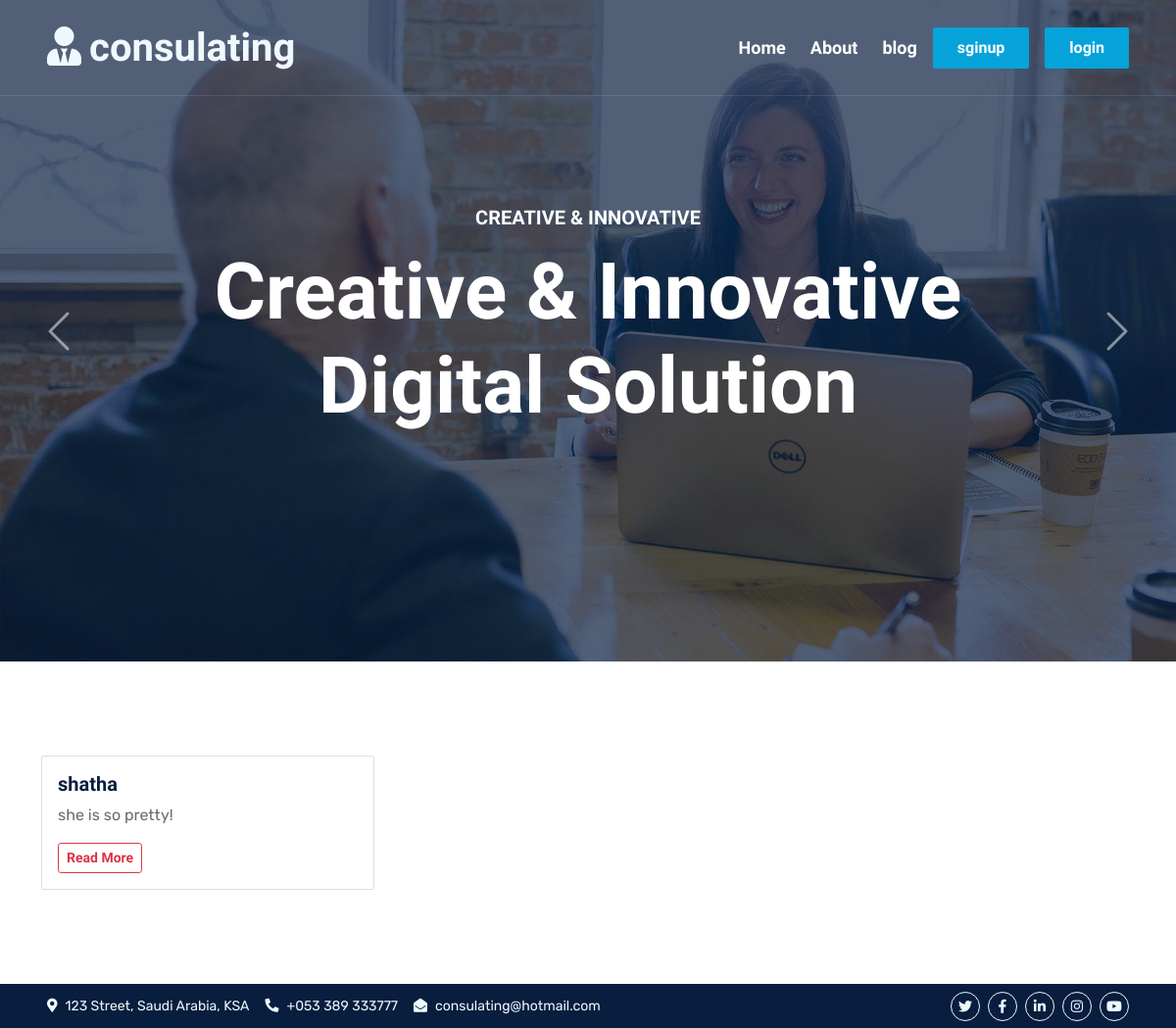
/blog/, run on an earlier commit of the app's database.
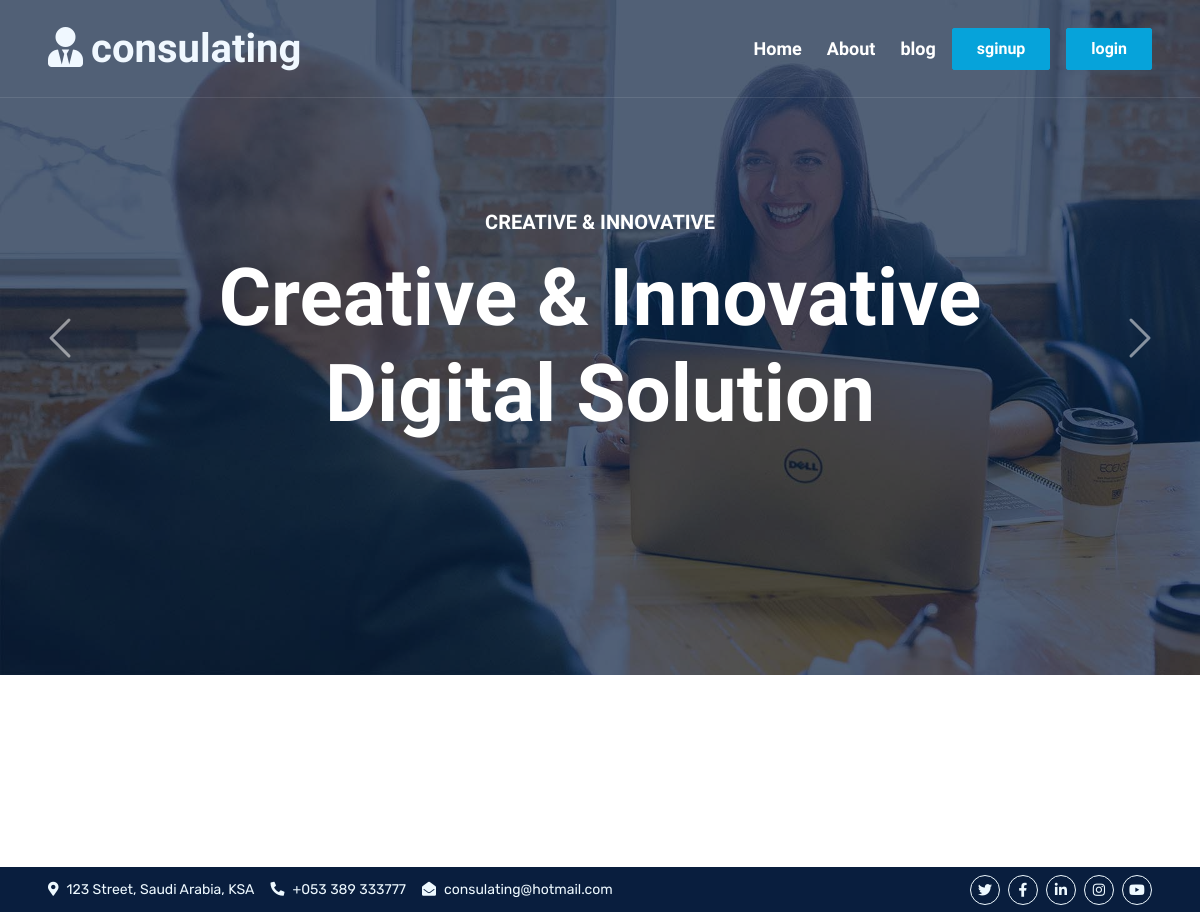
And on a later commit of the database.
### blog/models.py (models this page shows)
class Post(models.Model):
    user = models.ForeignKey(User, on_delete=models.CASCADE,related_name='user_post')
    title = models.CharField(max_length=100)
    content = models.TextField()
    catgory = models.ForeignKey(Catgory, on_delete=models.CASCADE)
    created_at = models.DateTimeField(default=timezone.now)
    def __str__(self):
        return self.title

### blog/views.py (the view)
# urls.py: path('',blog_list,name='blog'),
def blog_list(request):
    obj = Post.objects.all()
    return render(request, 'blog/post_list.html',{'obj':obj})

### blog/templates/blog/post_list.html (shortened to what this page needs)
{% extends "base.html" %}
{% load static %}
{% block 'body' %}
<div id="header-carousel" class="carousel slide carousel-fade" data-bs-ride="carousel">
  <div class="carousel-inner">
      <div class="carousel-item active">
          <img class="w-100" src="{% static 'img/carousel-2.jpg' %}" alt="Image">
          <div class="carousel-caption d-flex flex-column align-items-center justify-content-center" style=" top: 0px;
          left: 0px;
          right: 0px;
          bottom: 0;
          background: rgba(9, 30, 62, .7);
          z-index: 1;">
              <div class="p-3" style="max-width: 900px;">
                  <h5 class="text-white text-uppercase mb-3 animated slideInDown">Creative & Innovative</h5>
                  <h1 class="display-1 text-white mb-md-4 animated zoomIn">Creative & Innovative Digital Solution</h1>
              </div>
          </div>
      </div>
  </div>
  <button class="carousel-control-prev" type="button" data-bs-target="#header-carousel"
      data-bs-slide="prev">
      <span class="carousel-control-prev-icon" aria-hidden="true"></span>
  </button>
  <button class="carousel-control-next" type="button" data-bs-target="#header-carousel"
      data-bs-slide="next">
      <span class="carousel-control-next-icon" aria-hidden="true"></span>
  </button>
</div>
<div class="container-fluid py-5 wow fadeInUp" data-wow-delay="0.1s">
  <div class="container py-5">
      <div class="row g-5">
          <div class="col-lg-8">
              <div class="row g-5">
                {% for obj in obj %}
                <div class="col-md-6 wow slideInUp" data-wow-delay="0.1s" height="50%" width="50%" >
                    <div class="card">
                        <div class="card-body">
                          <h5 class="card-title">{{obj}}</h5>
                          <p class="card-text">{{obj.content|safe}}</p>
                         <a href="{% url 'blog:detail' obj.id %}" class="btn btn-outline-danger btn-sm">Read More</a>
                        </div>
                       </div>
                      </div>
                </div>
                {% endfor %}
              </div>
          </div>
      </div>
  </div>
</div>
{% endblock 'body' %}

### templates/base.html (shortened to what this page needs)
{% load static %}
<!DOCTYPE html>
<html lang="en">
<head>
    <link href="https://cdnjs.cloudflare.com/ajax/libs/font-awesome/5.10.0/css/all.min.css" rel="stylesheet">
    <link href="https://cdn.jsdelivr.net/npm/bootstrap-icons@1.4.1/font/bootstrap-icons.css" rel="stylesheet">
    <link href="{% static 'lib/owlcarousel/assets/owl.carousel.min.css' %}" rel="stylesheet">
    <link href="{% static 'lib/animate/animate.min.css' %}" rel="stylesheet">
    <link href="{% static 'css/bootstrap.min.css' %}" rel="stylesheet">
    <link href="{% static 'css/style.css' %}" rel="stylesheet">
</head>
<body>
    <div class="container-fluid position-relative p-0" >
        <nav class="navbar navbar-expand-lg navbar-dark px-5 py-3 py-lg-0" style=" position: absolute;
        width: 100%;
        top: 0;
        left: 0;
        border-bottom: 1px solid rgba(256, 256, 256, .1);
        z-index: 999;">
            <a href="/" class="navbar-brand p-0">
                <h1 class="m-0" style="color: aliceblue;"><i class="fa fa-user-tie me-2" style="color: aliceblue;"></i>consulating</h1>
            </a>
            <div class="collapse navbar-collapse" id="navbarCollapse">
                <div class="navbar-nav ms-auto py-0">
                    <a href="/" class="nav-item nav-link">Home</a>
                    <a href="{% url 'about:about' %}" class="nav-item nav-link">About</a>
                    <a href="{% url 'blog:blog' %}" class="nav-item nav-link ">blog</a>
                </div>
                {% if request.user.is_authenticated %}
                <a href="{% url 'accounts:profile' %}" class="btn btn-primary py-2 px-4 ms-3">proflie</a>
                <a href="{% url 'consulat:add_counslating' %}" class="btn btn-primary py-2 px-4 ms-3"> add consulat</a>
                {% else %}
                <a href="{% url 'accounts:signup' %}" class="btn btn-primary py-2 px-4 ms-3">sginup</a>
                <a href="{% url 'login' %}" class="btn btn-primary py-2 px-4 ms-3">login</a>
                {% endif %}
            </div>
        </nav>
    </div>
   {% block 'body' %}
   {% endblock 'body' %}
   <div class="container-fluid bg-dark px-5 d-none d-lg-block">
    <div class="row gx-0">
        <div class="col-lg-8 text-center text-lg-start mb-2 mb-lg-0">
            <div class="d-inline-flex align-items-center" style="height: 45px;">
                <small class="me-3 text-light"><i class="fa fa-map-marker-alt me-2"></i>123 Street, Saudi Arabia, KSA</small>
                <small class="me-3 text-light"><i class="fa fa-phone-alt me-2"></i>+053 389 333777</small>
                <small class="text-light"><i class="fa fa-envelope-open me-2"></i>consulating@hotmail.com</small>
            </div>
        </div>
        <div class="col-lg-4 text-center text-lg-end">
            <div class="d-inline-flex align-items-center" style="height: 45px;">
                <a class="btn btn-sm btn-outline-light btn-sm-square rounded-circle me-2" href=""><i class="fab fa-twitter fw-normal"></i></a>
                <a class="btn btn-sm btn-outline-light btn-sm-square rounded-circle me-2" href=""><i class="fab fa-facebook-f fw-normal"></i></a>
                <a class="btn btn-sm btn-outline-light btn-sm-square rounded-circle me-2" href=""><i class="fab fa-linkedin-in fw-normal"></i></a>
                <a class="btn btn-sm btn-outline-light btn-sm-square rounded-circle me-2" href=""><i class="fab fa-instagram fw-normal"></i></a>
                <a class="btn btn-sm btn-outline-light btn-sm-square rounded-circle" href=""><i class="fab fa-youtube fw-normal"></i></a>
            </div>
        </div>
    </div>
</div>
</body>
</html>

### static/css/style.css (style rules this page uses)
:root { --primary: #06A3DA; --secondary: #34AD54; --light: #EEF9FF; --dark: #091E3E; }
h1, h2, .fw-bold { font-weight: 800 !important; }
h5, h6, .fw-medium { font-weight: 600 !important; }
.btn { font-family: 'Nunito', sans-serif; font-weight: 600; transition: .5s; }
.btn-primary, .btn-secondary { color: #FFFFFF; box-shadow: inset 0 0 0 50px transparent; }
.btn-sm-square { width: 30px; height: 30px; }
.btn-square, .btn-sm-square, .btn-lg-square { padding-left: 0; padding-right: 0; text-align: center; }
.navbar-dark .navbar-nav .nav-link { font-family: 'Nunito', sans-serif; position: relative; margin-left: 25px; padding: 35px 0; color: #FFFFFF; font-size: 18px; font-weight: 600; outline: none; transition: .5s; }
.navbar-dark .navbar-brand h1 { color: #FFFFFF; }
@media (min-width: 992px) { .navbar-dark { position: absolute; width: 100%; top: 0; left: 0; border-bottom: 1px solid rgba(256, 256, 256, .1); z-index: 999; } }
@media (min-width: 992px) { .navbar-dark .navbar-nav .nav-link::before { position: absolute; content: ""; width: 0; height: 2px; bottom: -1px; left: 50%; background: var(--primary); transition: .5s; } }
.carousel-caption { top: 0; left: 0; right: 0; bottom: 0; background: rgba(9, 30, 62, .7); z-index: 1; }
.carousel-control-prev, .carousel-control-next { width: 10%; }
.carousel-control-prev-icon, .carousel-control-next-icon { width: 3rem; height: 3rem; }

What changed in the data, as far as the page shows it:
removed Post: title "shatha", content "she is so pretty!"
